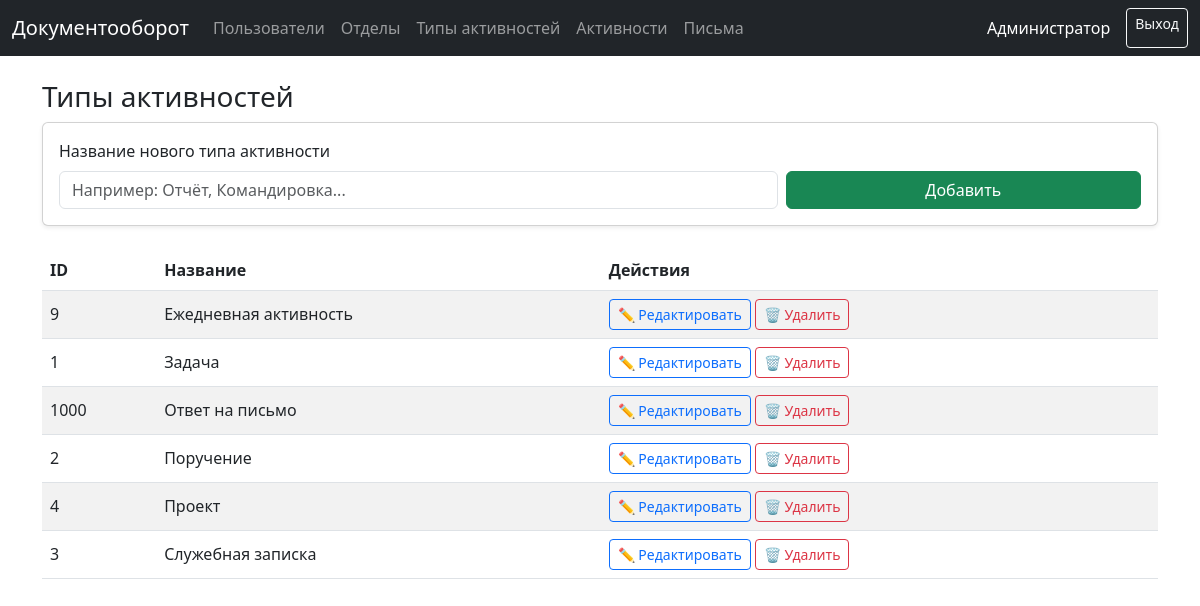
The page /admin/activity-types (signed in) on the database its author committed.
### models.py (models this page shows, shortened)
class User(UserMixin, db.Model):
    __tablename__ = "users"
    id = db.Column(db.Integer, primary_key=True)
    full_name = db.Column(db.String(255), nullable=False)
    username = db.Column(db.String(120), unique=True, nullable=False)
    password_hash = db.Column(db.String(255), nullable=False)
    role = db.Column(db.String(20), nullable=False, default="worker")
    department_id = db.Column(db.Integer, db.ForeignKey("departments.id"))
    is_approved = db.Column(db.Boolean, default=False, nullable=False)
    created_at = db.Column(db.DateTime, default=dt.datetime.utcnow)
    department = db.relationship("Department", backref="users")

class ActivityType(db.Model):
    __tablename__ = "activity_types"
    id = db.Column(db.Integer, primary_key=True)
    name = db.Column(db.String(200), unique=True, nullable=False)

### app.py (the view)
@app.get("/admin/activity-types")
@role_required("admin")
def admin_activity_types():
    types = ActivityType.query.order_by(ActivityType.name).all()
    return render_template("admin_activity_types.html", title="Типы активностей", types=types)

### app.py (called while the page is built)
@login_manager.user_loader
def load_user(user_id: str):
    return User.query.get(int(user_id))

def role_required(*roles):
    def _decor(fn):
        @wraps(fn)
        def wrapper(*args, **kwargs):
            if not current_user.is_authenticated:
                return login_manager.unauthorized()
            if current_user.role not in roles:
                abort(403)
            return fn(*args, **kwargs)
        return wrapper
    return _decor

@app.context_processor
def inject_now():
    from datetime import datetime
    return {'now': datetime.now}

### templates/admin_activity_types.html (shortened to what this page needs)
{% extends 'layout.html' %}
{% block content %}
<h3>Типы активностей</h3>
<form method="post" action="{{ url_for('add_activity_type') }}" class="card p-3 mb-4 shadow-sm">
  <div class="row g-2 align-items-end">
    <div class="col-md-8">
      <label class="form-label">Название нового типа активности</label>
      <input type="text" name="name" class="form-control" placeholder="Например: Отчёт, Командировка..." required>
    </div>
    <div class="col-md-4">
      <button class="btn btn-success w-100">Добавить</button>
    </div>
  </div>
</form>
<table class="table table-striped align-middle">
  <thead>
    <tr>
      <th>ID</th>
      <th>Название</th>
      <th>Действия</th>
    </tr>
  </thead>
  <tbody>
    {% for t in types %}
    <tr>
      <td>{{ t.id }}</td>
      <td>{{ t.name }}</td>
      <td>
        <button class="btn btn-sm btn-outline-primary" data-bs-toggle="modal" data-bs-target="#editModal{{ t.id }}">
          ✏️ Редактировать
        </button>
        <form method="post" action="{{ url_for('delete_activity_type', type_id=t.id) }}" class="d-inline">
          <button class="btn btn-sm btn-outline-danger" onclick="return confirm('Удалить тип активности?')">🗑 Удалить</button>
        </form>
      </td>
    </tr>
    {% endfor %}
  </tbody>
</table>
{% endblock %}

### templates/layout.html (shortened to what this page needs)
<!DOCTYPE html>
<html lang="ru">
<head>
  <link href="https://cdn.jsdelivr.net/npm/bootstrap@5.3.0/dist/css/bootstrap.min.css" rel="stylesheet">
</head>
<body>
<nav class="navbar navbar-expand-lg navbar-dark bg-dark mb-4">
  <div class="container-fluid">
    <a class="navbar-brand" href="/">Документооборот</a>
    {% if current_user.is_authenticated %}
      <ul class="navbar-nav me-auto mb-2 mb-lg-0">
        {% if current_user.role == 'admin' %}
          <li class="nav-item"><a class="nav-link" href="{{ url_for('admin_users') }}">Пользователи</a></li>
          <li class="nav-item"><a class="nav-link" href="{{ url_for('admin_departments') }}">Отделы</a></li>
          <li class="nav-item"><a class="nav-link" href="{{ url_for('admin_activity_types') }}">Типы активностей</a></li>
        {% endif %}
        <li class="nav-item"><a class="nav-link" href="{{ url_for('activities_page') }}">Активности</a></li>
        <li class="nav-item"><a class="nav-link" href="{{ url_for('letters_page') }}">Письма</a></li>
      </ul>
      <div class="d-flex">
        <span class="navbar-text me-3 text-white">{{ current_user.full_name }}</span>
        <a class="btn btn-outline-light btn-sm" href="{{ url_for('logout') }}">Выход</a>
      </div>
    {% endif %}
  </div>
</nav>
<div class="container">
  {% block content %}{% endblock %}
</div>
</body>
</html>

### rows shown on the page
User: full_name "Администратор"
ActivityType: id "9", name "Ежедневная активность"
ActivityType: id "1", name "Задача"
ActivityType: id "1000", name "Ответ на письмо"
ActivityType: id "2", name "Поручение"
ActivityType: id "4", name "Проект"
ActivityType: id "3", name "Служебная записка"
